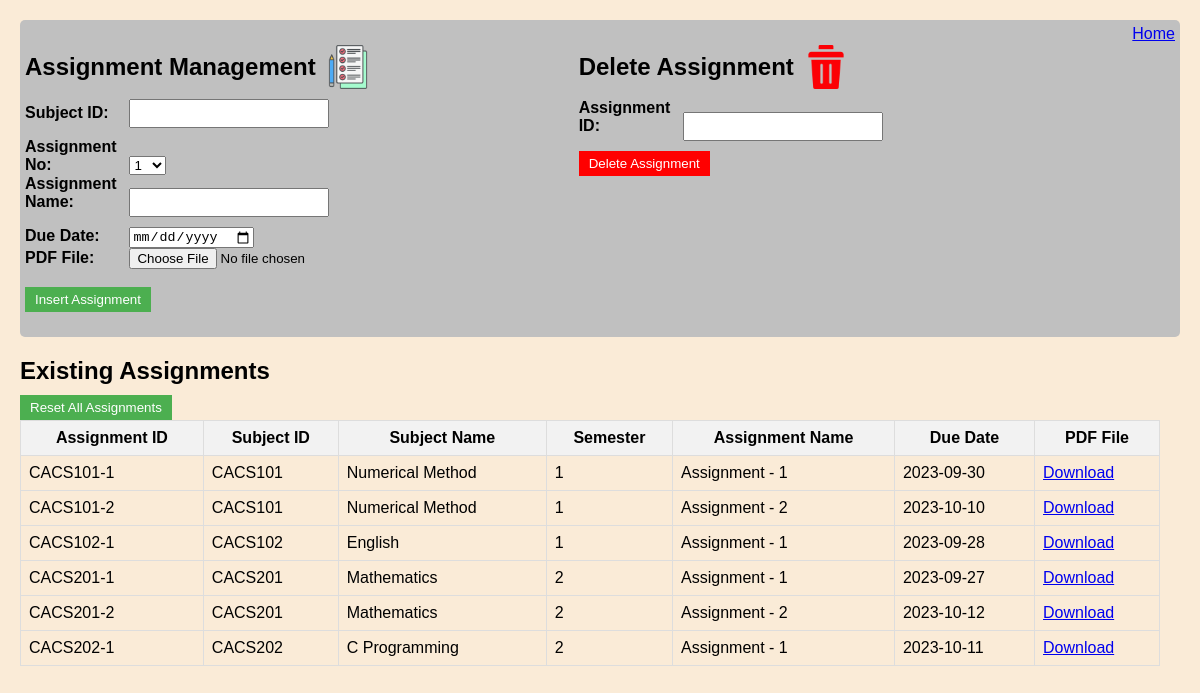
Screenshot of /dashboard/admin/assignment/assignment.php (signed in) with the database file from the repository.
### tables this page shows
CREATE TABLE `assignment` (
  `assignment_id` varchar(30) NOT NULL,
  `subject_id` varchar(30) DEFAULT NULL,
  `assignment_name` varchar(30) DEFAULT NULL,
  `due_date` date DEFAULT NULL,
  `pdf_filepath` varchar(335) DEFAULT NULL
);

CREATE TABLE `subject` (
  `subject_id` varchar(30) NOT NULL,
  `subject_name` varchar(30) DEFAULT NULL,
  `semester` int(11) DEFAULT NULL
);

### dashboard/admin/assignment/assignment.php (the view, shortened to what this page needs)
<!DOCTYPE html>
<html>
<head>
</head>
<link rel="stylesheet" type="text/css" href="../main.css">
<body>
    <?php
    $host = "localhost";
    $username = "root";
    $password = "";
    $database = "project";
    $conn = mysqli_connect($host, $username, $password, $database);
    ?>
    <div class = "container">
        <div class = "section">
    <h2>Assignment Management<img src="../../images/assignment.png" class="icon"></h2>
    <form method="post" enctype="multipart/form-data">
        <label for="subject_id">Subject ID:</label>
        <input type="text" name="subject_id" required list="subject-id-list"><br>
        <label for="assignment_option">Assignment No:</label>
        <select name="assignment_option" required>
            <?php
            for ($i = 1; $i <= 30; $i++) {
                echo "<option value='" . $i . "'>" . $i . "</option>";
            }
            ?>
        </select><br>
        <label for="assignment_name">Assignment Name:</label>
        <input type="text" name="assignment_name" required><br>
        <label for="due_date">Due Date:</label>
        <input type="date" name="due_date" required min="<?php echo date('Y-m-d'); ?>"><br>
        <label for="pdf_file">PDF File:</label>
        <input type="file" name="pdf_file" required><br>
        <br>
        <input type="submit" name="submit" value="Insert Assignment">
    </form>
        </div>
    <div class = "section">
    <h2>Delete Assignment<img src="../../images/delete.png" class="icon"></h2>
    <form method="post">
        <label for="delete_assignment_id">Assignment ID:</label>
        <input type="text" name="delete_assignment_id" required list="assignment-id-list"><br>
        <input type="submit" class = "delete-btn" name="delete" value="Delete Assignment"onclick="return confirm('Are you sure you want to delete this assignment ?');">
    </form>
        </div>
        <a href="../admin.php">Home</a>
        </div>
    <h2>Existing Assignments</h2>
    <div class="section">
                <form method="post">
                    <input type="submit" name="reset-assignments" value="Reset All Assignments">
    <?php
    $sql = "SELECT a.assignment_id, a.subject_id, a.assignment_name, a.due_date, a.pdf_filepath, s.subject_name, s.semester
            FROM assignment a
            INNER JOIN subject s ON a.subject_id = s.subject_id";
    $result = mysqli_query($conn, $sql);
    if (mysqli_num_rows($result) > 0) {
        echo "<table>";
        echo "<tr><th>Assignment ID</th><th>Subject ID</th><th>Subject Name</th><th>Semester</th><th>Assignment Name</th><th>Due Date</th><th>PDF File</th></tr>";
        while ($row = mysqli_fetch_assoc($result)) {
            echo "<tr>";
            echo "<td>" . $row['assignment_id'] . "</td>";
            echo "<td>" . $row['subject_id'] . "</td>";
            echo "<td>" . $row['subject_name'] . "</td>";
            echo "<td>" . $row['semester'] . "</td>";
            echo "<td>" . $row['assignment_name'] . "</td>";
            echo "<td>" . $row['due_date'] . "</td>";
            echo "<td><a href='download.php?file=" . urlencode($row['pdf_filepath']) . "'>Download</a></td>";
            echo "</tr>";
        }
        echo "</table>";
    } else {
        echo "No assignments found.";
    }
    ?>
</body>
</html>

### dashboard/admin/main.css (style rules this page uses)
body { font-family: Arial, sans-serif; margin: 20px; background-color: antiquewhite; }
h2 { margin-bottom: 10px; }
form { margin-bottom: 20px; }
label { display: inline-block; width: 100px; font-weight: bold; }
input[type="text"], input[type="password"], input[type="number"] { width: 200px; padding: 5px; margin-bottom: 10px; box-sizing: border-box; }
input[type="submit"] { padding: 5px 10px; background-color: #4CAF50; color: white; border: none; cursor: pointer; }
input[type="submit"].delete-btn { background-color: #FF0000; color: white; border: none; cursor: pointer; padding: 5px 10px; }
table { width: 100%; border-collapse: collapse; }
th, td { border: 1px solid #ddd; padding: 8px; }
th { background-color: #f2f2f2; font-weight: bold; }
.container { display: flex; background-color: silver; padding: 5px; margin-top: 0; border-radius: 5px; }
.section { flex: 1; margin-right: 20px; }
.icon { margin-left: 10px; width: 44px; height: 44px; }
.section h2 { display: flex; align-items: center; }

### rows the page displays
assignment: assignment_id "CACS101-1", subject "CACS101", subject.subject_name "Numerical Method", subject.semester "1", assignment_name "Assignment - 1", due_date "2023-09-30"
assignment: assignment_id "CACS101-2", subject "CACS101", subject.subject_name "Numerical Method", subject.semester "1", assignment_name "Assignment - 2", due_date "2023-10-10"
assignment: assignment_id "CACS102-1", subject "CACS102", subject.subject_name "English", subject.semester "1", assignment_name "Assignment - 1", due_date "2023-09-28"
assignment: assignment_id "CACS201-1", subject "CACS201", subject.subject_name "Mathematics", subject.semester "2", assignment_name "Assignment - 1", due_date "2023-09-27"
assignment: assignment_id "CACS201-2", subject "CACS201", subject.subject_name "Mathematics", subject.semester "2", assignment_name "Assignment - 2", due_date "2023-10-12"
assignment: assignment_id "CACS202-1", subject "CACS202", subject.subject_name "C Programming", subject.semester "2", assignment_name "Assignment - 1", due_date "2023-10-11"

### other values shown
form field assignment_option "1"
